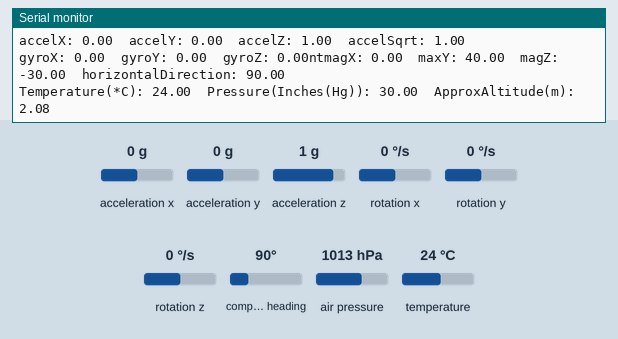
The sketch below on a simulated ESP32. On the bench: the last lines printed to the serial monitor. The test bench sets the inputs (shaded band); at power-on: acceleration x 0 g, acceleration y 0 g, acceleration z 1 g, rotation x 0 °/s, rotation y 0 °/s, rotation z 0 °/s, compass heading 90°, air pressure 1013 hPa, temperature 24 °C.

Above: at 1.2 s.
1.3 s: acceleration x set to -1.4 g
At 2.0 s:
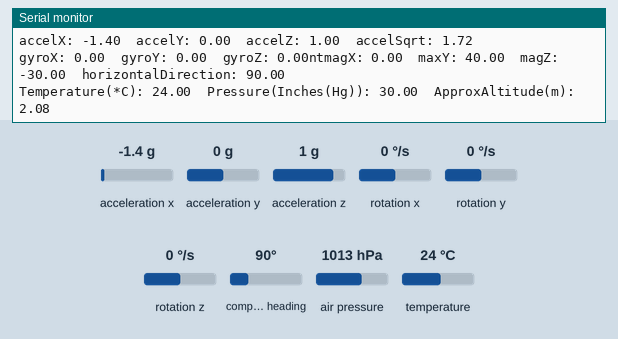
2.8 s: acceleration y set to -1.4 g
At 3.5 s:
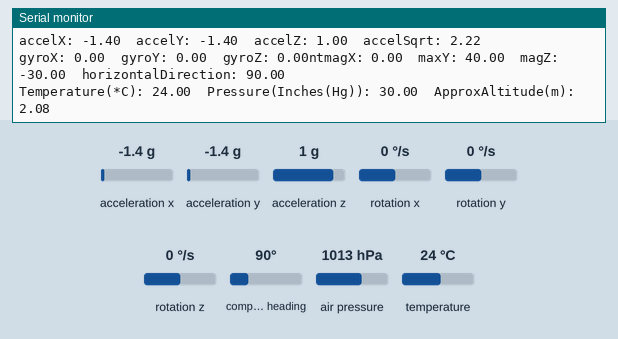
4.3 s: acceleration z set to -1.4 g
At 5.1 s:
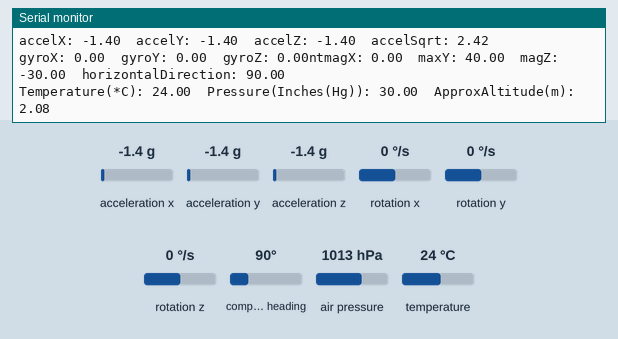
5.8 s: rotation x set to -192 °/s
At 6.6 s:
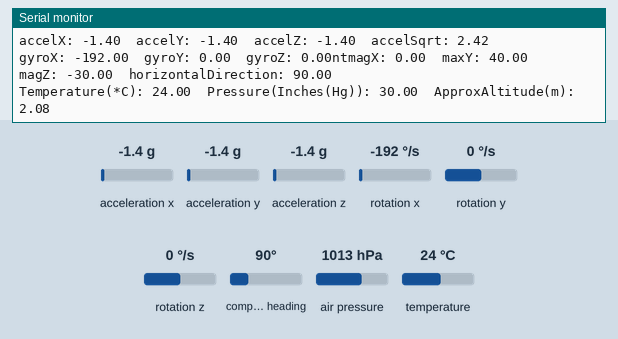
7.3 s: rotation y set to -192 °/s
At 8.2 s:
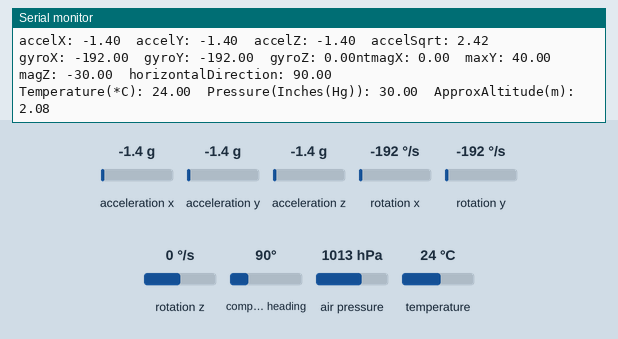
8.8 s: rotation z set to -192 °/s
At 9.7 s:
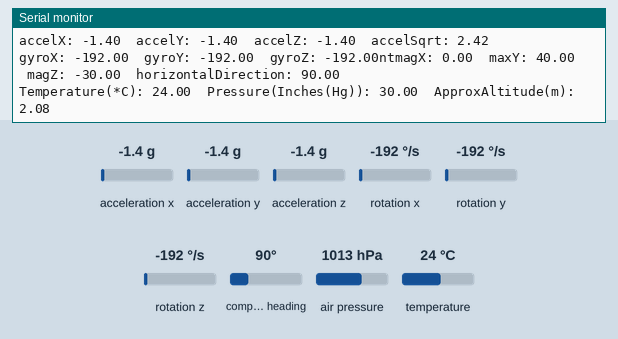
Timing chart, 0 to 11.8 s (numbered marks = the images above; inputs shaded):
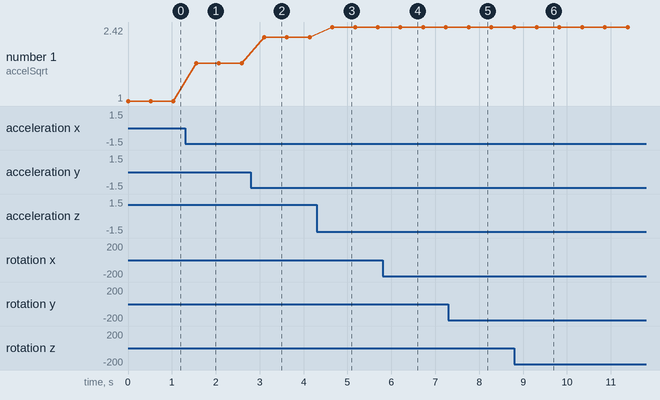

Measured:
- after the input at 1.3 s, the serial monitor: prints a new line after 0.25 s (image 1)
- after the input at 2.8 s, the serial monitor: prints a new line after 0.30 s (image 2)
- after the input at 4.3 s, the serial monitor: prints a new line after 0.35 s (image 3)
- after the input at 5.8 s, the serial monitor: prints a new line after 0.41 s (image 4)
- after the input at 7.3 s, the serial monitor: prints a new line after 0.46 s (image 5)
- after the input at 8.8 s, the serial monitor: prints a new line after 0.51 s (image 6)
- plotted number 1: 1 → 1.72 after the input at 1.3 s, 1.72 → 2.22 after the input at 2.8 s, 2.22 → 2.42 after the input at 4.3 s

The sketch:

gy91.ino
```cpp
#include <MPU9250_asukiaaa.h>
#include <Adafruit_BMP280.h>


Adafruit_BMP280 bme; // I2C
MPU9250_asukiaaa mySensor;
float aX, aY, aZ, aSqrt, gX, gY, gZ, mDirection, mX, mY, mZ;

void setup() {
  Serial.begin(115200);
  while (!Serial);

#ifdef _ESP32_HAL_I2C_H_ // For ESP32
  Wire.begin(SDA_PIN, SCL_PIN);
  mySensor.setWire(&Wire);
#else
  Wire.begin();
  mySensor.setWire(&Wire);
#endif

  bme.begin();
  mySensor.beginAccel();
  mySensor.beginGyro();
  mySensor.beginMag();

  // You can set your own offset for mag values
  // mySensor.magXOffset = -50;
  // mySensor.magYOffset = -55;
  // mySensor.magZOffset = -10;


}


void loop() {

Serial.print("\nGY91:\n");
  if (mySensor.accelUpdate() == 0) {
    aX = mySensor.accelX();
    aY = mySensor.accelY();
    aZ = mySensor.accelZ();
    aSqrt = mySensor.accelSqrt();
    Serial.print("accelX: " + String(aX));
    Serial.print("\taccelY: " + String(aY));
    Serial.print("\taccelZ: " + String(aZ));
    Serial.print("\taccelSqrt: " + String(aSqrt));
  }

  if (mySensor.gyroUpdate() == 0) {
    gX = mySensor.gyroX();
    gY = mySensor.gyroY();
    gZ = mySensor.gyroZ();
    Serial.print("\ngyroX: " + String(gX));
    Serial.print("\tgyroY: " + String(gY));
    Serial.print("\tgyroZ: " + String(gZ));
  }

  if (mySensor.magUpdate() == 0) {
    mX = mySensor.magX();
    mY = mySensor.magY();
    mZ = mySensor.magZ();
    mDirection = mySensor.magHorizDirection();
    Serial.print("ntmagX: " + String(mX));
    Serial.print("\tmaxY: " + String(mY));
    Serial.print("\tmagZ: " + String(mZ));
    Serial.print("\thorizontalDirection: " + String(mDirection));
  }

  Serial.print("\nTemperature(*C): ");
  Serial.print(bme.readTemperature());

  Serial.print("\tPressure(Inches(Hg)): ");
  Serial.print(bme.readPressure()/3377);

  Serial.print("\tApproxAltitude(m): ");
  Serial.print(bme.readAltitude(1013.25)); // this should be adjusted to your local forcase

  Serial.println("\n"); // Add an empty line
  delay(500);
  }
```
